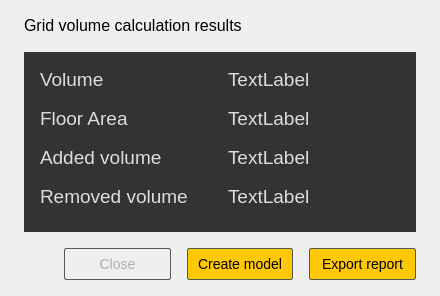
<?xml version="1.0" encoding="UTF-8"?>
<ui version="4.0">
 <class>FjVolumeReportDlg</class>
 <widget class="QWidget" name="FjVolumeReportDlg">
  <property name="geometry">
   <rect>
    <x>0</x>
    <y>0</y>
    <width>440</width>
    <height>252</height>
   </rect>
  </property>
  <property name="font">
   <font>
    <pointsize>14</pointsize>
   </font>
  </property>
  <property name="windowTitle">
   <string>Statistical Outlier Removal</string>
  </property>
  <layout class="QVBoxLayout" name="verticalLayout">
   <property name="spacing">
    <number>0</number>
   </property>
   <property name="leftMargin">
    <number>24</number>
   </property>
   <property name="topMargin">
    <number>0</number>
   </property>
   <property name="rightMargin">
    <number>24</number>
   </property>
   <property name="bottomMargin">
    <number>0</number>
   </property>
   <item>
    <layout class="QHBoxLayout" name="horizontalLayout_2">
     <property name="topMargin">
      <number>14</number>
     </property>
     <property name="bottomMargin">
      <number>16</number>
     </property>
     <item>
      <widget class="QLabel" name="label_2">
       <property name="minimumSize">
        <size>
         <width>0</width>
         <height>22</height>
        </size>
       </property>
       <property name="maximumSize">
        <size>
         <width>16777215</width>
         <height>22</height>
        </size>
       </property>
       <property name="styleSheet">
        <string notr="true">font-size: 16px;</string>
       </property>
       <property name="text">
        <string>Grid volume calculation results</string>
       </property>
      </widget>
     </item>
     <item>
      <spacer name="horizontalSpacer_2">
       <property name="orientation">
        <enum>Qt::Horizontal</enum>
       </property>
       <property name="sizeHint" stdset="0">
        <size>
         <width>40</width>
         <height>20</height>
        </size>
       </property>
      </spacer>
     </item>
     <item>
      <widget class="QToolButton" name="toolButton">
       <property name="minimumSize">
        <size>
         <width>20</width>
         <height>20</height>
        </size>
       </property>
       <property name="maximumSize">
        <size>
         <width>20</width>
         <height>20</height>
        </size>
       </property>
       <property name="styleSheet">
        <string notr="true">QToolButton
{
	background-color: transparent;
	border-radius: 0px;
	border: none;
}

QToolButton:hover
{
	background-color: #333333;
	padding:0px 0px 0px 0px;
}

QToolButton:pressed
{
	background-color: #333333;
	padding:0px 0px 0px 0px;
}</string>
       </property>
       <property name="text">
        <string/>
       </property>
      </widget>
     </item>
    </layout>
   </item>
   <item>
    <widget class="QWidget" name="widget" native="true">
     <property name="minimumSize">
      <size>
       <width>392</width>
       <height>0</height>
      </size>
     </property>
     <property name="maximumSize">
      <size>
       <width>392</width>
       <height>16777215</height>
      </size>
     </property>
     <property name="styleSheet">
      <string notr="true">background-color: rgb(51, 51, 51);
color: rgb(221, 221, 221);</string>
     </property>
     <layout class="QHBoxLayout" name="horizontalLayout_3">
      <property name="spacing">
       <number>0</number>
      </property>
      <property name="leftMargin">
       <number>0</number>
      </property>
      <property name="topMargin">
       <number>0</number>
      </property>
      <property name="rightMargin">
       <number>0</number>
      </property>
      <property name="bottomMargin">
       <number>0</number>
      </property>
      <item>
       <layout class="QGridLayout" name="gridLayout">
        <property name="leftMargin">
         <number>16</number>
        </property>
        <property name="topMargin">
         <number>16</number>
        </property>
        <property name="rightMargin">
         <number>16</number>
        </property>
        <property name="bottomMargin">
         <number>24</number>
        </property>
        <property name="horizontalSpacing">
         <number>40</number>
        </property>
        <property name="verticalSpacing">
         <number>16</number>
        </property>
        <item row="0" column="0">
         <widget class="QLabel" name="label">
          <property name="text">
           <string>Volume</string>
          </property>
         </widget>
        </item>
        <item row="0" column="1">
         <widget class="QLabel" name="label_volumn">
          <property name="text">
           <string>TextLabel</string>
          </property>
         </widget>
        </item>
        <item row="1" column="0">
         <widget class="QLabel" name="label_3">
          <property name="text">
           <string>Floor Area</string>
          </property>
         </widget>
        </item>
        <item row="1" column="1">
         <widget class="QLabel" name="label_area">
          <property name="text">
           <string>TextLabel</string>
          </property>
         </widget>
        </item>
        <item row="2" column="0">
         <widget class="QLabel" name="label_5">
          <property name="text">
           <string>Added volume</string>
          </property>
         </widget>
        </item>
        <item row="2" column="1">
         <widget class="QLabel" name="label_wafang">
          <property name="text">
           <string>TextLabel</string>
          </property>
         </widget>
        </item>
        <item row="3" column="0">
         <widget class="QLabel" name="label_7">
          <property name="text">
           <string>Removed volume</string>
          </property>
         </widget>
        </item>
        <item row="3" column="1">
         <widget class="QLabel" name="label_tianfang">
          <property name="text">
           <string>TextLabel</string>
          </property>
         </widget>
        </item>
       </layout>
      </item>
      <item>
       <spacer name="horizontalSpacer_3">
        <property name="orientation">
         <enum>Qt::Horizontal</enum>
        </property>
        <property name="sizeHint" stdset="0">
         <size>
          <width>40</width>
          <height>20</height>
         </size>
        </property>
       </spacer>
      </item>
     </layout>
    </widget>
   </item>
   <item>
    <layout class="QHBoxLayout" name="horizontalLayout">
     <property name="spacing">
      <number>16</number>
     </property>
     <property name="topMargin">
      <number>16</number>
     </property>
     <property name="bottomMargin">
      <number>16</number>
     </property>
     <item>
      <spacer name="horizontalSpacer">
       <property name="orientation">
        <enum>Qt::Horizontal</enum>
       </property>
       <property name="sizeType">
        <enum>QSizePolicy::Preferred</enum>
       </property>
       <property name="sizeHint" stdset="0">
        <size>
         <width>40</width>
         <height>20</height>
        </size>
       </property>
      </spacer>
     </item>
     <item>
      <widget class="QPushButton" name="pushButton_close">
       <property name="sizePolicy">
        <sizepolicy hsizetype="Preferred" vsizetype="Fixed">
         <horstretch>0</horstretch>
         <verstretch>0</verstretch>
        </sizepolicy>
       </property>
       <property name="styleSheet">
        <string notr="true">QPushButton{
	width: 80px;
	height: 30px;
	border-radius: 2px;
	border: 1px solid #585858;
	font-size:14px;
	color:rgb(176, 173, 177);
	background-color:transparent;
}
QPushButton:hover{
	background-color:rgb(27, 24, 28);
}
QPushButton:pressed{
	background-color:rgb(27, 24, 28);
}</string>
       </property>
       <property name="text">
        <string>Close</string>
       </property>
      </widget>
     </item>
     <item>
      <widget class="QPushButton" name="pushButton_create">
       <property name="sizePolicy">
        <sizepolicy hsizetype="Preferred" vsizetype="Fixed">
         <horstretch>0</horstretch>
         <verstretch>0</verstretch>
        </sizepolicy>
       </property>
       <property name="styleSheet">
        <string notr="true">QPushButton{
	height: 30px;
	border-radius: 2px;
	border: 1px solid #585858;
	font-size:14px;
	color:rgb(0, 0, 0);
	background-color:rgb(255, 200, 5);
	padding-left:4px;
	padding-right:4px;
}
QPushButton:hover{
	background-color:rgb(255, 227, 126);
}
QPushButton:pressed{
	background-color:rgb(255, 227 , 131);
}

QPushButton:disabled{
	background-color:#6B5A1F;
}</string>
       </property>
       <property name="text">
        <string>Create model</string>
       </property>
      </widget>
     </item>
     <item>
      <widget class="QPushButton" name="pushButton_export">
       <property name="sizePolicy">
        <sizepolicy hsizetype="Preferred" vsizetype="Fixed">
         <horstretch>0</horstretch>
         <verstretch>0</verstretch>
        </sizepolicy>
       </property>
       <property name="styleSheet">
        <string notr="true">QPushButton{
	height: 30px;
	border-radius: 2px;
	border: 1px solid #585858;
	font-size:14px;
	color:rgb(0, 0, 0);
	background-color:rgb(255, 200, 5);
	padding-left:4px;
	padding-right:4px;
}
QPushButton:hover{
	background-color:rgb(255, 227, 126);
}
QPushButton:pressed{
	background-color:rgb(255, 227 , 131);
}

QPushButton:disabled{
	background-color:#6B5A1F;
}</string>
       </property>
       <property name="text">
        <string>Export report</string>
       </property>
      </widget>
     </item>
    </layout>
   </item>
  </layout>
 </widget>
 <resources/>
 <connections/>
</ui>
